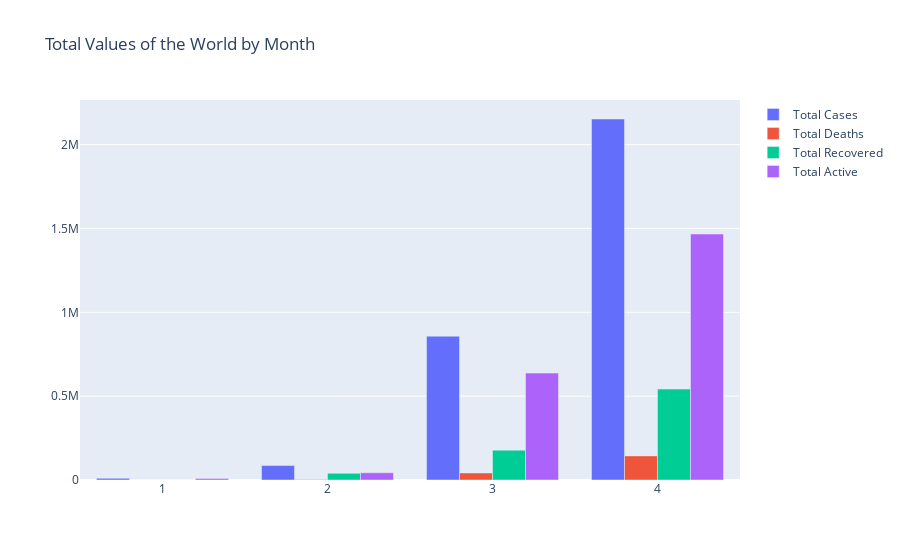

This figure's notebook cell:
### Code cell
fig = go.Figure(data=[
    go.Bar(name='Total Cases', x=df_by_month["Month"], y=df_by_month["Cumulated Confirmed"]),
    go.Bar(name='Total Deaths', x=df_by_month["Month"], y=df_by_month["Cumulated Deaths"]),
    go.Bar(name='Total Recovered', x=df_by_month["Month"], y=df_by_month["Cumulated Recovered"]),
    go.Bar(name='Total Active', x=df_by_month["Month"], y=df_by_month["Still Infected"]),

])
# Change the bar mode
fig.update_layout(barmode='group',
                 title="Total Values of the World by Month")
fig.show()

### Figure 1 — Plotly figure (JSON) as saved in the notebook; plotly's stock layout.template omitted (floating-point values rounded to 4 significant figures)
{"data": [{"name": "Total Cases", "type": "bar", "x": [1, 2, 3, 4], "y": [9925, 86013, 857487, 2152647]}, {"name": "Total Deaths", "type": "bar", "x": [1, 2, 3, 4], "y": [213, 2941, 42107, 143801]}, {"name": "Total Recovered", "type": "bar", "x": [1, 2, 3, 4], "y": [222, 39782, 178028, 542107]}, {"name": "Total Active", "type": "bar", "x": [1, 2, 3, 4], "y": [9490, 43290, 637352, 1466739]}], "layout": {"barmode": "group", "title": {"text": "Total Values of the World by Month"}}}
